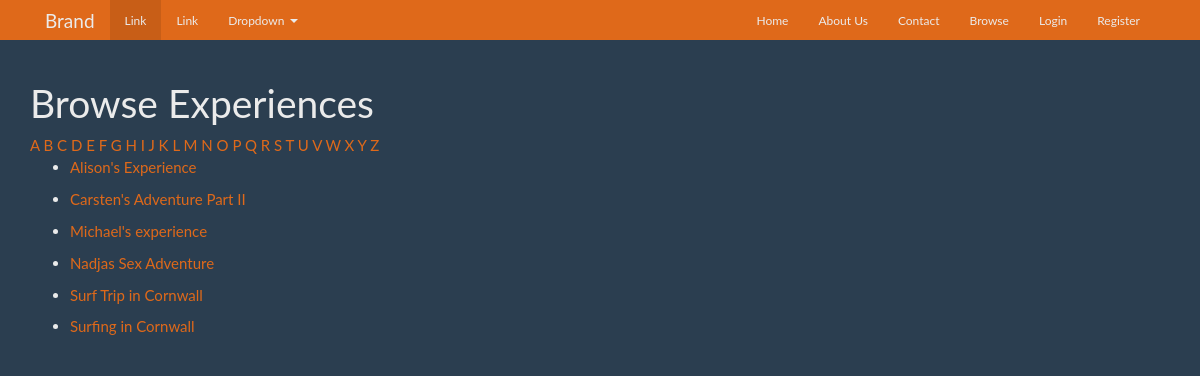
Screenshot of /browse/name/ with the database file from the repository.
### tpe/models.py (models this page shows, shortened)
class Experience(models.Model):
    name = models.CharField(max_length=255)
    description = models.TextField()
    slug = models.SlugField(unique=True)
    user = models.OneToOneField(User, blank=True, null=True)

### tpe/views.py (the view)
# urls.py: url(r'^browse/name/$', views.browse_by_name, name='browse'),
def browse_by_name(request, initial=None):
    if initial:
        experiences = Experience.objects.filter(name__istartswith=initial)
        experiences = experiences.order_by('name')
    else:
        experiences = Experience.objects.all().order_by('name')
    return render(request, 'search/search.html', {
        'experiences': experiences,
        'initial': initial,
    })

### tpe/templates/search/search.html (shortened to what this page needs)
{%  extends 'layouts/base.html' %}
{% block content %}
    <h1>Browse Experiences{%  if initial %} Starting with '{{ initial|title }}' {% endif %}</h1>
    {%  for letter in 'abcdefghijklmnopqrstuvwxyz' %}
        <a href="{% url 'browse_by_name' initial=letter %}" {% if initial == letter %}class="active" {% endif %}>{{ letter|upper }}</a>
    {% endfor %}
    {% for experience in experiences %}
    <ul>
        <li>
            <a href="{% url 'experience_detail' slug=experience.slug %}">{{  experience.name }}</a>
        </li>
    </ul>
    {% empty %}
    <p>Sorry, no results!</p>
    {% endfor %}
{% endblock %}

### rows the page displays
Experience: name "Alison's Experience"
Experience: name "Carsten's Adventure Part II"
Experience: name "Michael's experience"
Experience: name "Nadjas Sex Adventure"
Experience: name "Surf Trip in Cornwall"
Experience: name "Surfing in Cornwall"

### other values shown
{{ letter|upper }} "A" "B" "C" "D" "E" "F" "G" "H" "I" "J" "K" "L" "M" "N" "O" "P" "Q" "R" "S" "T" "U" "V" "W" "X" "Y" "Z"
